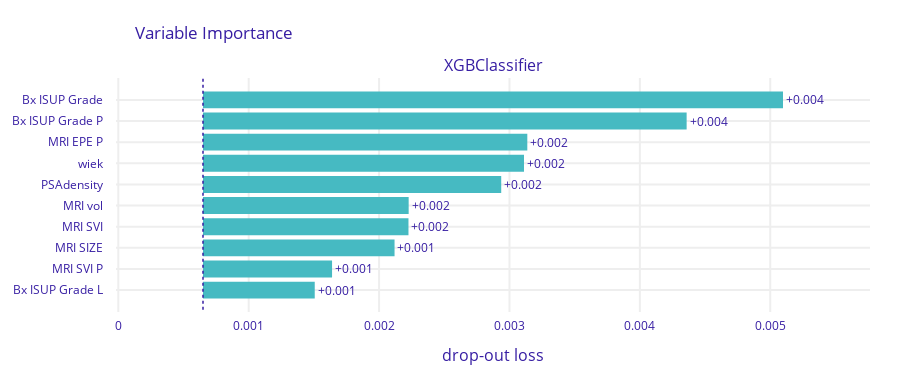

The code cell stored with this chart in its notebook:
### Code cell
hyperparams = {'colsample_bytree': 1.0, 'gamma': 0.1, 'learning_rate': 0.05, 'max_depth': 3, 'n_estimators': 200, 'subsample': 0.8}

untrained_model = XGBClassifier(random_state=42, **hyperparams)

y_true, y_pred, y_pred_probs, false_positive_rate, true_positive_rate, total_roc_auc, trained_model = train_and_evaluate_model(untrained_model, X_smote_df, y_smote, numerical_cols, categorical_cols, n_folds=5)
plot_roc(false_positive_rate, true_positive_rate, total_roc_auc)
plot_confusion_matrix(y_true, y_pred)
plot_feature_importances(trained_model, X_smote_df, y_smote)
plot_discrimination_threshold(untrained_model, X_smote_df, y_smote)
brier = brier_score_loss(y_true, y_pred_probs)
print(f"Brier score: {brier:.4f}")

### Figure 1 — Plotly figure (JSON) as saved in the notebook; plotly's stock layout.template omitted (floating-point values rounded to 4 significant figures)
{"data": [{"base": 0.0006495, "hoverinfo": "text", "hoverlabel": {"bgcolor": "rgba(0,0,0,0.8)"}, "hovertext": ["Model: XGBClassifier loss after<br>variable: Bx ISUP Grade is permuted: 0.005<br>Drop-out loss change: +0.004", "Model: XGBClassifier loss after<br>variable: Bx ISUP Grade P is permuted: 0.004<br>Drop-out loss change: +0.004", "Model: XGBClassifier loss after<br>variable: MRI EPE P is permuted: 0.003<br>Drop-out loss change: +0.002", "Model: XGBClassifier loss after<br>variable: wiek is permuted: 0.003<br>Drop-out loss change: +0.002", "Model: XGBClassifier loss after<br>variable: PSAdensity is permuted: 0.003<br>Drop-out loss change: +0.002", "Model: XGBClassifier loss after<br>variable: MRI vol is permuted: 0.002<br>Drop-out loss change: +0.002", "Model: XGBClassifier loss after<br>variable: MRI SVI is permuted: 0.002<br>Drop-out loss change: +0.002", "Model: XGBClassifier loss after<br>variable: MRI SIZE is permuted: 0.002<br>Drop-out loss change: +0.001", "Model: XGBClassifier loss after<br>variable: MRI SVI P is permuted: 0.002<br>Drop-out loss change: +0.001", "Model: XGBClassifier loss after<br>variable: Bx ISUP Grade L is permuted: 0.002<br>Drop-out loss change: +0.001"], "marker": {"color": "#46bac2"}, "orientation": "h", "showlegend": false, "text": ["+0.004", "+0.004", "+0.002", "+0.002", "+0.002", "+0.002", "+0.002", "+0.001", "+0.001", "+0.001"], "textposition": "outside", "type": "bar", "x": [0.004448, 0.003709, 0.002487, 0.002462, 0.002287, 0.001577, 0.001576, 0.001469, 0.0009899, 0.000857], "xaxis": "x", "y": ["Bx ISUP Grade", "Bx ISUP Grade P", "MRI EPE P", "wiek", "PSAdensity", "MRI vol", "MRI SVI", "MRI SIZE", "MRI SVI P", "Bx ISUP Grade L"], "yaxis": "y"}], "layout": {"annotations": [{"font": {"size": 16}, "showarrow": false, "text": "XGBClassifier", "x": 0.5, "xanchor": "center", "xref": "paper", "y": 1, "yanchor": "bottom", "yref": "paper"}, {"font": {"size": 16}, "showarrow": false, "text": "drop-out loss", "x": 0.5, "xanchor": "center", "xref": "paper", "y": 0, "yanchor": "top", "yref": "paper", "yshift": -30}], "font": {"color": "#371ea3"}, "height": 383, "margin": {"b": 71, "r": 30, "t": 78}, "shapes": [{"line": {"color": "#371ea3", "dash": "dot", "width": 1.5}, "type": "line", "x0": 0.0006495, "x1": 0.0006495, "xref": "x", "y0": -1, "y1": 10, "yref": "y"}], "title": {"text": "Variable Importance", "x": 0.15}, "xaxis": {"anchor": "y", "automargin": true, "domain": [0, 1], "fixedrange": true, "gridwidth": 2, "range": [-1.78e-05, 0.005765], "tickcolor": "white", "ticklen": 3, "ticks": "outside", "type": "linear", "zeroline": false}, "yaxis": {"anchor": "x", "automargin": true, "autorange": "reversed", "domain": [0, 1], "fixedrange": true, "gridwidth": 2, "tickcolor": "white", "ticklen": 10, "ticks": "outside", "type": "category"}}}
